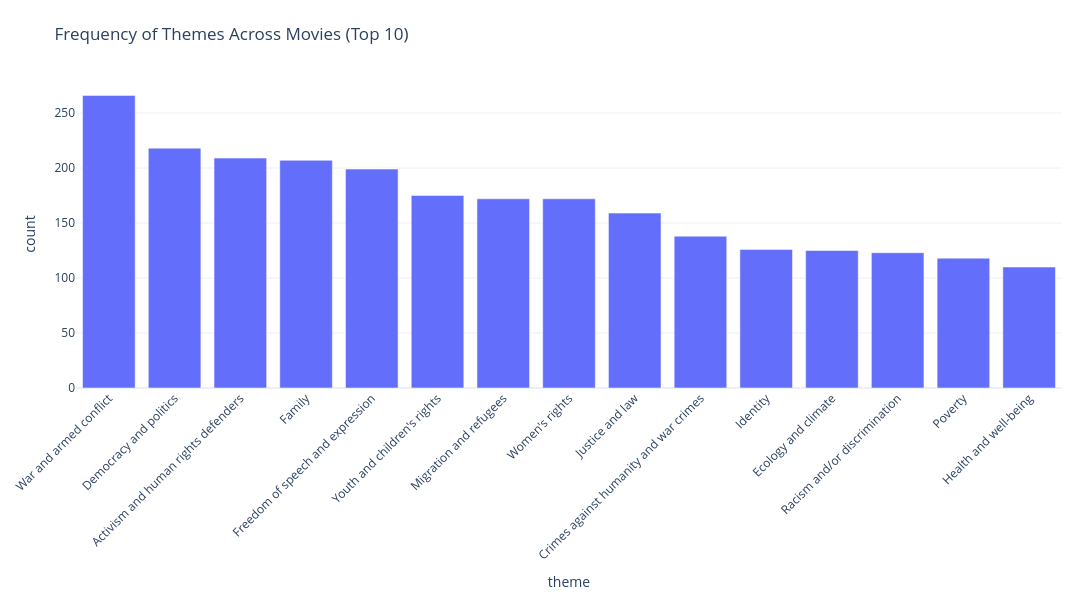

Notebook code for this chart:
### Markdown cell above
### Step 2: Visualizing the Most Common Themes
Now that we have counted how often each theme appears, we select the __Top 15__ themes and plot them in a bar chart using Plotly (we also adjust the figure size, margins and x-axis label angle to make it more readable.

### Code cell
#stores number of the most freq themes we want to show
top_n = 15
#converting the top counts into a dataframe
top_df = theme_counts.head(top_n).reset_index()
top_df.columns = ["theme", "count"]

#creating a barchart 
fig = px.bar(
    top_df, x="theme", y="count",
    title="Frequency of Themes Across Movies (Top 10)",
    template="plotly_white"
)

#adjusting the figure size and spacing
fig.update_layout(
    width=1400,     
    height=600,     
    margin=dict(l=60, r=30, t=80, b=180)  
)
fig.update_layout(xaxis_tickangle=-45)

### Figure 1 — Plotly figure (JSON) as saved in the notebook; plotly's stock layout.template omitted (floating-point values rounded to 4 significant figures)
{"data": [{"hovertemplate": "theme=%{x}<br>count=%{y}<extra></extra>", "legendgroup": "", "marker": {"color": "#636efa", "pattern": {"shape": ""}}, "name": "", "orientation": "v", "showlegend": false, "textposition": "auto", "type": "bar", "x": ["War and armed conflict", "Democracy and politics", "Activism and human rights defenders", "Family", "Freedom of speech and expression", "Youth and children's rights", "Migration and refugees", "Women's rights", "Justice and law", "Crimes against humanity and war crimes", "Identity", "Ecology and climate", "Racism and/or discrimination", "Poverty", "Health and well-being"], "xaxis": "x", "y": [266, 218, 209, 207, 199, 175, 172, 172, 159, 138, 126, 125, 123, 118, 110], "yaxis": "y"}], "layout": {"barmode": "relative", "height": 600, "legend": {"tracegroupgap": 0}, "margin": {"b": 180, "l": 60, "r": 30, "t": 80}, "title": {"text": "Frequency of Themes Across Movies (Top 10)"}, "width": 1400, "xaxis": {"anchor": "y", "domain": [0, 1], "tickangle": -45, "title": {"text": "theme"}}, "yaxis": {"anchor": "x", "domain": [0, 1], "title": {"text": "count"}}}}
